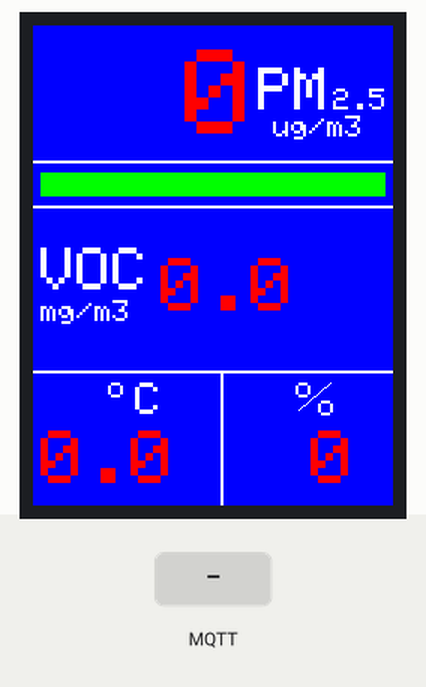
A sketch run on a simulated ESP8266 (NodeMCU). Parts: 240×320 colour display. The test bench sets the inputs (shaded band). WiFi joins after 1.5 s; servers stay silent unless stated; no MQTT or app messages arrive unless stated; what the sketch prints to the serial monitor is not drawn.

Above: at 2.9 s.
3.0 s: MQTT message "1" arrives on the first subscribed topic
At 4.6 s:
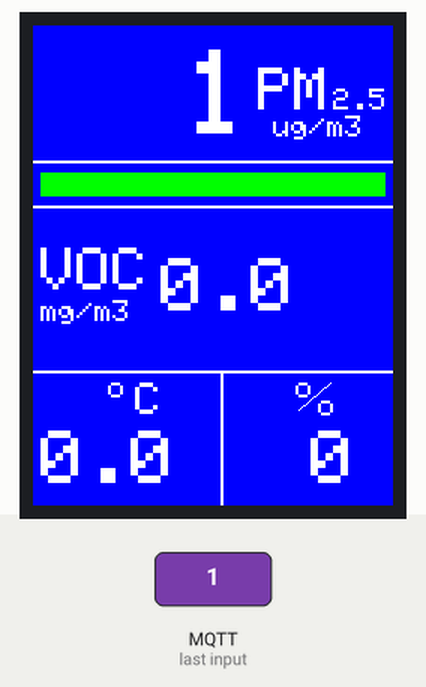
5.3 s: MQTT message "1" arrives on the second subscribed topic
At 6.2 s:
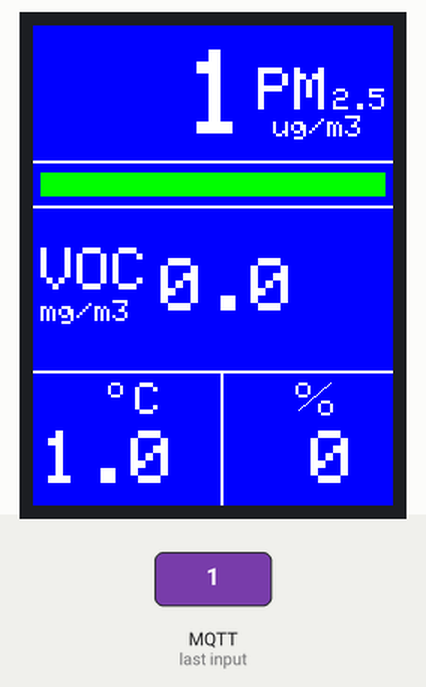
7.3 s: MQTT message "airout/quality" arrives on the first subscribed topic
At 8.9 s:
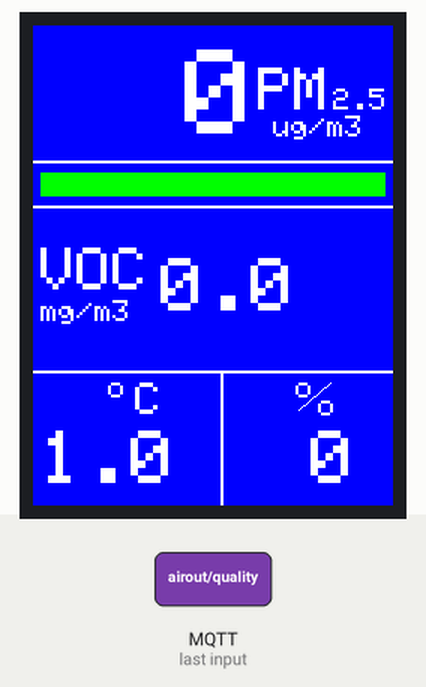
9.3 s: MQTT message "1" arrives on the third subscribed topic
At 10.5 s:
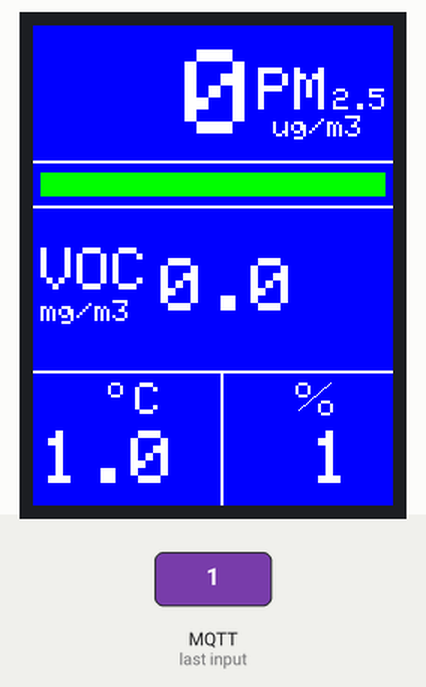
11.3 s: MQTT message "airout/quality" arrives on the second subscribed topic
At 12.1 s:
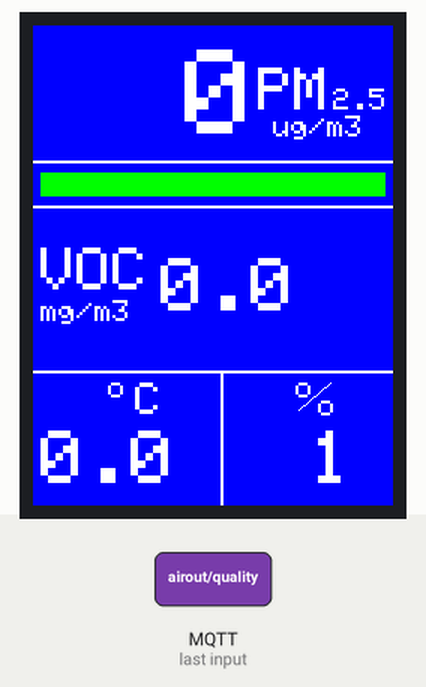
Timing chart, 0 to 14.3 s (numbered marks = the images above; inputs shaded):
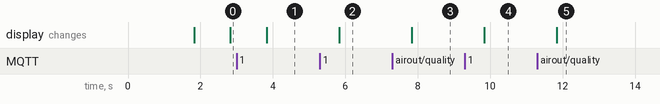

Measured:
- after the input at 3.0 s, the display: changes after 0.83 s (image 1)
- after the input at 5.3 s, the display: changes after 0.53 s (image 2)
- after the input at 7.3 s, the display: changes after 0.53 s (image 3)
- after the input at 9.3 s, the display: changes after 0.53 s (image 4)
- after the input at 11.3 s, the display: changes after 0.53 s (image 5)

The sketch:

MQTTEnviroDisplay.ino
```cpp
#include <Adafruit_GFX.h>    // Core graphics library
#include <SPI.h>       // this is needed for display
#include <Adafruit_ILI9341.h>
#include <Wire.h>      // this is needed for FT6206
#include <Adafruit_FT6206.h>
#include <ESP8266WiFi.h>
#include <PubSubClient.h>

#define wifi_ssid "***"
#define wifi_password "***"

#define mqtt_server "192.168.1.146"
#define mqtt_user ""
#define mqtt_password ""

WiFiClient espClient;
PubSubClient client(espClient);
//
// Callback for MQTT
//
void callback(char* topic, byte* payload, unsigned int length);

long lastMsg = 0;

// The FT6206 uses hardware I2C (SCL/SDA)
Adafruit_FT6206 ctp = Adafruit_FT6206();

// The display also uses hardware SPI, plus #9 & #10
#define TFT_CS 15
#define TFT_DC 2
Adafruit_ILI9341 tft = Adafruit_ILI9341(TFT_CS, TFT_DC);

long msUpdateDisplay;

#define BLACK	0x000
#define BLUE	0x01F
#define RED		0xF800
#define GREEN	0x07E0
#define CYAN	0x07FF
#define ORANGE	0xFCE7
#define MAGENTA 0xF81F
#define YELLOW	0xFFE0
#define WHITE   0xFFFF
#define MAROON  0x801F
#define DRKRED	0x8000
#define BACK	0x001F

int airQuality;			// Value of PM2.5
float airTemp;
int airHum;
int airAqi = 1;
float airVOC;

long msTimeout;

void setup(void) {
	Serial.begin(115200);
	Serial.println(F("Cap Touch Paint!"));

	tft.begin();

	if (!ctp.begin(40)) {  // pass in 'sensitivity' coefficient
		Serial.println("Couldn't start FT6206 touchscreen controller");
	}

	Serial.println("Capacitive touchscreen started");

	tft.fillScreen(BACK);
	//
	// Main screen create
	//
	tft.setFont(NULL);
	tft.setTextColor(WHITE);
	tft.setTextSize(4);
	tft.setCursor(150, 28);
	tft.printf("PM");
	tft.setTextSize(2);
	tft.setCursor(200, 42);
	tft.printf("2.5");
	tft.setCursor(160, 60);
	tft.printf("ug/m3");
	tft.drawLine(0, 90, 239, 90, WHITE);
	tft.drawLine(0, 91, 239, 91, WHITE);
	//
	// Colour box goes here
	//
	tft.drawLine(0, 120, 239, 120, WHITE);
	tft.drawLine(0, 121, 239, 121, WHITE);
	//
	// VOC goes here
	//
	tft.setTextSize(4);
	tft.setCursor(5, 148);
	tft.printf("VOC");
	tft.setTextSize(2);
	tft.setCursor(5, 183);
	tft.printf("mg/m3");

	tft.drawLine(0, 230, 239, 230, WHITE);
	tft.drawLine(0, 231, 239, 231, WHITE);

	tft.drawLine(125, 230, 125, 319, WHITE);
	tft.drawLine(126, 230, 126, 319, WHITE);
	//
	// Outside temp/hum goes here
	//
	tft.setTextSize(3);
	tft.setCursor(68, 238);
	tft.printf("C");
	tft.setTextSize(2);
	tft.setCursor(50, 234);
	tft.printf("o");

	tft.setTextSize(2);
	tft.setCursor(175, 234);
	tft.printf("o");
	tft.setCursor(190, 246);
	tft.printf("o");
	tft.drawLine(177, 256, 198, 238, WHITE);

	setup_wifi();
	client.setServer(mqtt_server, 1883);

	msUpdateDisplay = millis();		// Causes initial redraw

	msTimeout = millis() + 1000;	// Data timeout 10 seconds
}

void setup_wifi() {
	delay(10);
	// We start by connecting to a WiFi network
	Serial.println();
	Serial.print("Connecting to ");
	Serial.println(wifi_ssid);

	WiFi.begin(wifi_ssid, wifi_password);

	while (WiFi.status() != WL_CONNECTED) {
		delay(500);
		Serial.print(".");
	}
	Serial.println("");
	Serial.println("WiFi connected");
	Serial.println("IP address: ");
	Serial.println(WiFi.localIP());
}

void reconnect() {
	//
	// Loop until we're reconnected
	//
	while (!client.connected()) {
		Serial.print("Attempting MQTT connection...");
		//
		// Attempt to connect
		//
		if (client.connect("enviromondisplay")) {
			Serial.println("connected");

			client.subscribe("airout/quality");
			client.subscribe("airout/temp");
			client.subscribe("airout/hum");
			client.subscribe("airout/aqi");
			client.subscribe("airout/voc");

			client.setCallback(callback);
		}
		else {
			Serial.print("failed, rc=");
			Serial.print(client.state());
			Serial.println(" try again in 5 seconds");
			//
			// Wait 5 seconds before retrying
			//
			delay(5000);
		}
	}
}

void loop() {
	char buf[20];

	if (!client.connected()) {
		reconnect();
	}
	client.loop();

	// Wait for a touch
	if (ctp.touched()) {
		// Retrieve a point
		TS_Point p = ctp.getPoint();

		// flip it around to match the screen.
		p.x = map(p.x, 0, 240, 240, 0);
		p.y = map(p.y, 0, 320, 320, 0);

		// Print out the remapped (rotated) coordinates
		Serial.print("("); Serial.print(p.x);
		Serial.print(", "); Serial.print(p.y);
		Serial.println(")");
	}
	long now = millis();
	if (now - lastMsg > 5000) {
		lastMsg = now;
//		client.publish("test", "this works");
	}
	if (millis() >= msUpdateDisplay)
	{
		msUpdateDisplay = millis() + 1000;	// Every second

		if (millis() > msTimeout)
		{
			tft.setTextColor(RED, BACK);
		}
		else
		{
			tft.setTextColor(WHITE, BACK);
		}
		tft.setTextSize(8);
		tft.setCursor(5, 16);
		tft.printf("%3d", airQuality);
		//
		// VOC
		//
		tft.setTextSize(5);
		tft.setCursor(85, 155);
		tft.printf("%s", ftoa(airVOC, 1));
		//
		// Temp/HUm
		//
		tft.setTextSize(5);
		tft.setCursor(5, 270);
		tft.printf("%s", ftoa(airTemp, 1));

		tft.setCursor(155, 270);
		tft.printf("%2d", (int) airHum);
		//
		// Draw a colour rectangle to indicate how bad it is
		//
		switch (airAqi)
		{
		case 1:
			tft.fillRect(5, 98, 230, 16, GREEN);
			break;
		case 2:
			tft.fillRect(5, 98, 230, 16, YELLOW);
			break;
		case 3:
			tft.fillRect(5, 98, 230, 16, ORANGE);
			break;
		case 4:
			tft.fillRect(5, 98, 230, 16, RED);
			break;
		case 5:
			tft.fillRect(5, 98, 230, 16, MAROON);
			break;
		case 6:
			tft.fillRect(5, 98, 230, 16, DRKRED);
			break;
		}
	}
}

int power(int base, int exp) {
	int result = 1;
	while (exp) { result *= base; exp--; }
	return result;
}

static char* ftoa(float num, uint8_t decimals) {
	// float to string; no float support in esp8266 sdk printf
	// warning: limited to 15 chars & non-reentrant
	// e.g., dont use more than once per os_printf call
	static char buf[16];
	int whole = num;
	int decimal = (num - whole) * power(10, decimals);
	if (decimal < 0) {
		// get rid of sign on decimal portion
		decimal -= 2 * decimal;
	}
	char pattern[10]; // setup printf pattern for decimal portion
	if(decimals == 1)
		os_sprintf(pattern, "%%d.%%1d");
	else
		os_sprintf(pattern, "%%d.%%0%dd", decimals);
	os_sprintf(buf, pattern, whole, decimal);
	return (char *)buf;
}

void callback(char* topic, byte* payload, unsigned int length)
{
	Serial.print("Message arrived [");
	Serial.print(topic);
	Serial.print("] ");

	for (int i = 0; i < length; i++) {
		Serial.print((char)payload[i]);
	}
	Serial.println();

	if (length > 0)
	{
		payload[length] = 0;

		if (!strcmp(topic, "airout/quality"))		// Outside air quality
		{
			String msg = (char*)payload;

			airQuality = atoi((char*)payload);
		}
		if (!strcmp(topic, "airout/temp"))			// Outside temperature
		{
			String msg = (char*)payload;

			airTemp = atof((char*)payload);
		}
		if (!strcmp(topic, "airout/hum"))			// Outside humidity
		{
			String msg = (char*)payload;

			airHum = atof((char*)payload);
		}
		if (!strcmp(topic, "airout/aqi"))			// API indicator
		{
			String msg = (char*)payload;

			airAqi = atoi((char*)payload);
		}
		if (!strcmp(topic, "airout/voc"))			// VOC reading
		{
			String msg = (char*)payload;

			airVOC = atof((char*)payload);
		}
		msTimeout = millis() + 10000;
	}
}
```
